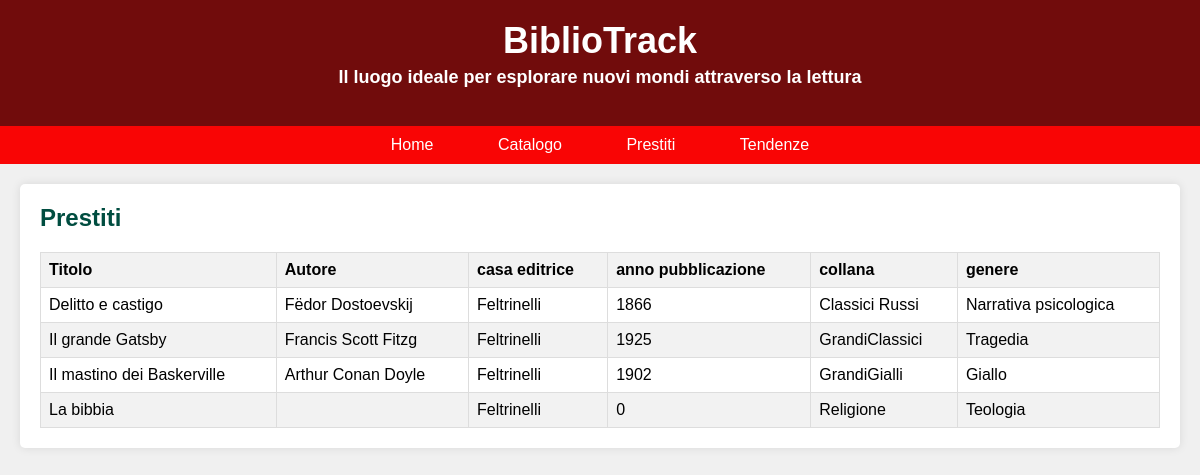
Page /catalogo.php on the earlier database version.
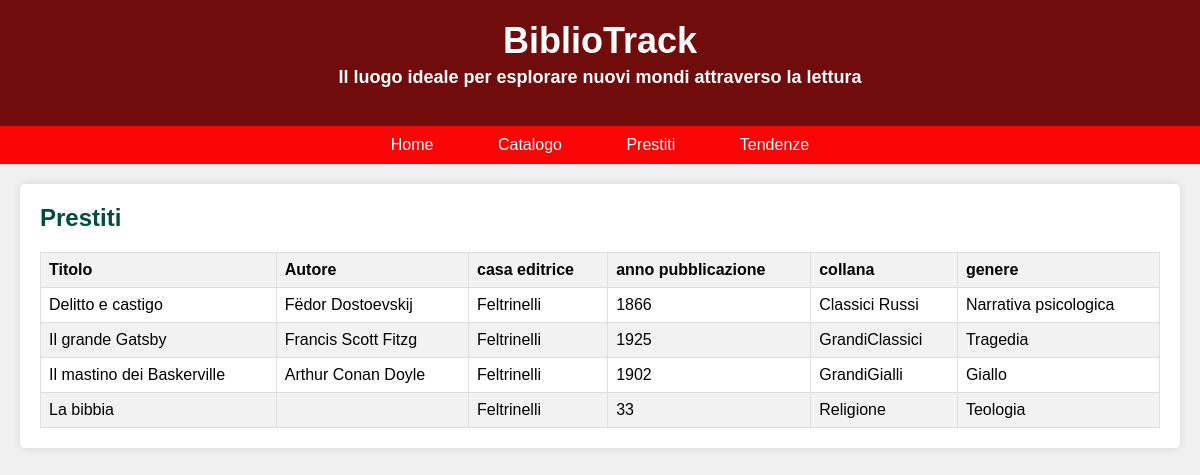
Same page on the later database version.
### tables this page shows
CREATE TABLE `libri` (
  `PK_Id_libro` int(11) NOT NULL,
  `Titolo` varchar(100) NOT NULL,
  `Autore` varchar(50) NOT NULL,
  `Casa_editrice` varchar(50) NOT NULL,
  `Anno_pubblicazione` int(255) DEFAULT NULL,
  `Collana` varchar(50) DEFAULT NULL,
  `Genere` varchar(50) DEFAULT NULL
);

### catalogo.php (the view, shortened to what this page needs)
<!DOCTYPE html>
<html lang="it">
<head>
</head>
<body>
    <header>
        <h1>BiblioTrack</h1>
        <h3>Il luogo ideale per esplorare nuovi mondi attraverso la lettura</h3>
    </header>
    <nav>
        <a href="index.html">Home</a>
        <a href="catalogo.php">Catalogo</a>
        <a href="prestiti.html">Prestiti</a>
        <a href="tendenze.html">Tendenze</a>
    </nav>
    <div class="container">
        <div class="catalog-section">
            <h2>Prestiti</h2>
            <table>
                <thead>
                    <tr>
                        <th>Titolo</th>
                        <th>Autore</th>
                        <th>casa editrice</th>
                        <th>anno pubblicazione</th>
                        <th>collana</th>
                        <th>genere</th>
                    </tr>
                </thead>
                <tbody>
                    <?php
                    $servername = "localhost";
                    $username = "root";
                    $password = "Ruozzi1234";
                    $dbname = "bibliotrack";
                    $conn = new mysqli($servername, $username, $password, $dbname);
                    $sql = "SELECT * FROM libri order by Titolo";
                    $result = $conn->query($sql);
                    if ($result->num_rows > 0) {
                        while($row = $result->fetch_assoc()) {
                            echo "<tr><td>".$row["Titolo"]."</td><td>".$row["Autore"]."</td><td>".$row["Casa_editrice"]."</td><td>".$row["Anno_pubblicazione"]."</td><td>".$row["Collana"]."</td><td>".$row["Genere"]."</td></tr>";
                        }
                    } else {
                        echo "<tr><td colspan='5'>Nessun prestito trovato</td></tr>";
                    }
                    ?>
                </tbody>
            </table>
        </div>
    </div>
</body>
</html>

Differences in the rows shown:
changed libri "La bibbia": Anno_pubblicazione "0" → "33"
